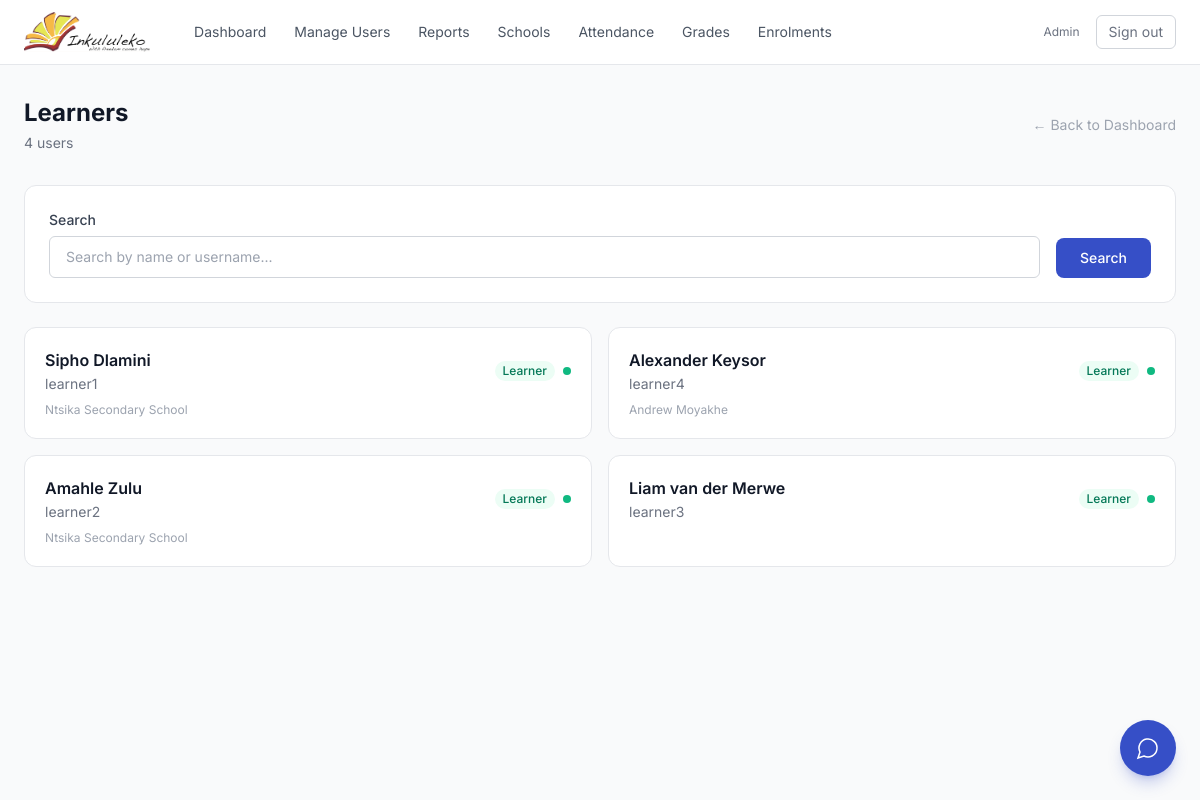
The app's page /users/list/?role=learner (signed in) with its own data.
### core/models.py (models this page shows, shortened)
class User(AbstractUser):
    class Role(models.TextChoices):
        ADMIN = 'admin', 'Admin'
        ASSISTANT = 'assistant', 'Classroom Assistant'
        LEARNER = 'learner', 'Learner'
        MENTOR = 'mentor', 'Mentor'
    role = models.CharField(
        max_length=20, choices=Role.choices, default=Role.LEARNER
    )
    school = models.ForeignKey(
        'School', on_delete=models.SET_NULL,
        null=True, blank=True, related_name='users'
    )
    display_id = models.CharField(max_length=10, unique=True, blank=True, default='')
    phone = models.CharField(max_length=20, blank=True)
    date_of_birth = models.DateField(null=True, blank=True)
    grade_level = models.CharField(max_length=20, blank=True)
    address = models.TextField(blank=True)
    parent_guardian_name = models.CharField(max_length=200, blank=True)
    parent_guardian_phone = models.CharField(max_length=20, blank=True)
    emergency_contact_name = models.CharField(max_length=200, blank=True)
    emergency_contact_phone = models.CharField(max_length=20, blank=True)
    subject_taught = models.CharField(max_length=100, blank=True)
    grade_levels_taught = models.CharField(max_length=100, blank=True)
    experience_years = models.PositiveIntegerField(null=True, blank=True)
    qualifications = models.TextField(blank=True)
    certifications = models.TextField(blank=True)
    specializations = models.TextField(blank=True)
    organization = models.CharField(max_length=200, blank=True)
    focus_areas = models.CharField(max_length=200, blank=True)
    background = models.CharField(max_length=200, blank=True)
    availability = models.CharField(max_length=200, blank=True)

class School(models.Model):
    name = models.CharField(max_length=200)
    location = models.CharField(
        max_length=200, default='Makhanda, South Africa'
    )

### core/views.py (the view)
# urls.py: path('users/list/', views.user_list_view, name='user_list'),
@login_required
@role_required('admin')
def user_list_view(request):
    role_filter = request.GET.get('role', '')
    users = User.objects.all().order_by('last_name', 'first_name')
    labels = {
        'learner': 'Learners',
        'assistant': 'Classroom Assistants',
        'mentor': 'Mentors',
        'admin': 'Admins',
    }
    if role_filter in labels:
        users = users.filter(role=role_filter)
    search = request.GET.get('search', '').strip()
    if search:
        users = users.filter(
            models.Q(first_name__icontains=search) |
            models.Q(last_name__icontains=search) |
            models.Q(username__icontains=search)
        )
    label = labels.get(role_filter, 'All Users')
    return render(request, 'core/user_list.html', {
        'users': users,
        'label': label,
        'role_filter': role_filter,
        'search': search,
    })

### core/templates/core/user_list.html (shortened to what this page needs)
{% extends 'core/base.html' %}
{% block content %}
<div class="flex items-center justify-between mb-8">
    <div>
        <h1 class="text-2xl font-bold text-gray-900">{{ label }}</h1>
        <p class="text-gray-500 text-sm mt-1">
            {{ users|length }} user{{ users|length|pluralize }}
        </p>
    </div>
    <a href="{% url 'dashboard' %}"
       class="text-sm text-gray-400 hover:text-gray-600 transition-colors">
        ← Back to Dashboard
    </a>
</div>
<div class="bg-white rounded-xl border border-gray-200 p-6 mb-6">
    <form method="get" class="flex flex-wrap items-end gap-4">
        <div class="flex-1 min-w-[200px]">
            <label class="block text-sm font-medium text-gray-700 mb-1.5">
                Search
            </label>
            <input type="text" name="search" value="{{ search }}"
                   placeholder="Search by name or username..."
                   class="w-full px-4 py-2.5 border border-gray-300 rounded-md
                          text-sm focus:outline-none focus:ring-2
                          focus:ring-blue-500 focus:border-blue-500">
        </div>
        <button type="submit"
                class="bg-brand-600 hover:bg-brand-700 text-white px-6 py-2.5
                       rounded-lg text-sm font-medium transition-colors">
            Search
        </button>
    </form>
</div>
<div class="grid grid-cols-1 md:grid-cols-2 gap-4">
    {% for u in users %}
    <div onclick="openUserDetail({{ u.id }})"
         class="bg-white rounded-xl border border-gray-200 p-5
                hover:border-gray-300 hover:shadow-sm transition-all
                cursor-pointer group">
        <div class="flex items-center justify-between">
            <div>
                <p class="font-semibold text-gray-900 group-hover:text-brand-600
                          transition-colors">
                    {{ u.get_full_name|default:u.username }}
                </p>
                <p class="text-sm text-gray-500 mt-0.5">
                    {{ u.username }}
                </p>
            </div>
            <div class="flex items-center gap-2">
                <span class="inline-flex px-2 py-0.5 rounded-full text-xs
                             font-medium
                    {% if u.role == 'admin' %}
                        bg-slate-100 text-slate-700
                    {% elif u.role == 'assistant' %}
                        bg-blue-50 text-blue-700
                    {% elif u.role == 'learner' %}
                        bg-emerald-50 text-emerald-700
                    {% else %}
                        bg-amber-50 text-amber-700
                    {% endif %}">
                    {{ u.get_role_display }}
                </span>
                {% if u.is_active %}
                    <span class="inline-flex w-2 h-2 rounded-full
                                 bg-emerald-500"></span>
                {% else %}
                    <span class="inline-flex w-2 h-2 rounded-full
                                 bg-gray-300"></span>
                {% endif %}
            </div>
        </div>
        {% if u.school %}
        <p class="text-xs text-gray-400 mt-2">{{ u.school.name }}</p>
        {% endif %}
    </div>
    {% empty %}
    <div class="col-span-2 bg-white rounded-xl border border-gray-200
                px-6 py-12 text-center text-gray-400">
        No users found.
    </div>
    {% endfor %}
</div>
{% endblock %}

### core/templates/core/base.html (shortened to what this page needs)
{% load static %}
<!DOCTYPE html>
<html lang="en">
<head>
    <script src="https://cdn.tailwindcss.com"></script>
</head>
<body class="bg-gray-50 min-h-screen text-gray-800 antialiased">
    {% if user.is_authenticated %}
    <nav class="bg-white border-b border-gray-200 sticky top-0 z-40">
        <div class="max-w-7xl mx-auto px-6 h-16 flex items-center justify-between">
            <div class="flex items-center gap-8">
                <a href="{% url 'dashboard' %}" class="flex items-center">
                    <img src="{% static 'images/logo.png' %}" alt="Inkululeko" class="h-10">
                </a>
                <div class="hidden md:flex items-center gap-1 text-sm">
                    <a href="{% url 'dashboard' %}"
                       class="px-3 py-2 rounded-md text-gray-600
                              hover:text-gray-900 hover:bg-gray-100
                              transition-colors">
                        Dashboard
                    </a>
                    {% if user.role == 'admin' %}
                    <a href="{% url 'manage_users' %}"
                       class="px-3 py-2 rounded-md text-gray-600
                              hover:text-gray-900 hover:bg-gray-100
                              transition-colors">
                        Manage Users
                    </a>
                    <a href="{% url 'reports' %}"
                       class="px-3 py-2 rounded-md text-gray-600
                              hover:text-gray-900 hover:bg-gray-100
                              transition-colors">
                        Reports
                    </a>
                    <a href="{% url 'manage_schools' %}"
                       class="px-3 py-2 rounded-md text-gray-600
                              hover:text-gray-900 hover:bg-gray-100
                              transition-colors">
                        Schools
                    </a>
                    {% endif %}
                    {% if user.role == 'admin' or user.role == 'assistant' %}
                    <a href="{% url 'mark_attendance' %}"
                       class="px-3 py-2 rounded-md text-gray-600
                              hover:text-gray-900 hover:bg-gray-100
                              transition-colors">
                        Attendance
                    </a>
                    <a href="{% url 'record_grades' %}"
                       class="px-3 py-2 rounded-md text-gray-600
                              hover:text-gray-900 hover:bg-gray-100
                              transition-colors">
                        Grades
                    </a>
                    <a href="{% url 'manage_enrollments' %}"
                       class="px-3 py-2 rounded-md text-gray-600
                              hover:text-gray-900 hover:bg-gray-100
                              transition-colors">
                        Enrolments
                    </a>
                    {% endif %}
                </div>
            </div>
            <div class="flex items-center gap-4">
                <div class="text-right hidden sm:block">
                    <p class="text-xs text-gray-500">
                        {{ user.get_role_display }}
                    </p>
                </div>
                <a href="{% url 'logout' %}"
                   class="text-sm text-gray-500 hover:text-gray-700
                          px-3 py-1.5 border border-gray-300 rounded-md
                          hover:bg-gray-50 transition-colors">
                    Sign out
                </a>
            </div>
        </div>
    </nav>
    {% endif %}
    <main class="max-w-7xl mx-auto px-6 py-8">
        {% block content %}{% endblock %}
    </main>
    {% if user.is_authenticated %}
        {% include 'core/partials/_chatbot.html' %}
    {% endif %}
</body>
</html>

### core/templates/core/base.html (style rules this page uses)
body { font-family: 'Inter', system-ui, sans-serif; }

### records on screen
User: role "Admin"
User: get_full_name "Sipho Dlamini", username "learner1", role "Learner", is_active True (drawn), school.name "Ntsika Secondary School"
User: get_full_name "Alexander Keysor", username "learner4", role "Learner", is_active True (drawn), school.name "Andrew Moyakhe"
User: get_full_name "Amahle Zulu", username "learner2", role "Learner", is_active True (drawn), school.name "Ntsika Secondary School"
User: get_full_name "Liam van der Merwe", username "learner3", role "Learner", is_active True (drawn)

### other values on screen
{{ label }} "Learners"
{{ users|length }} "4"
